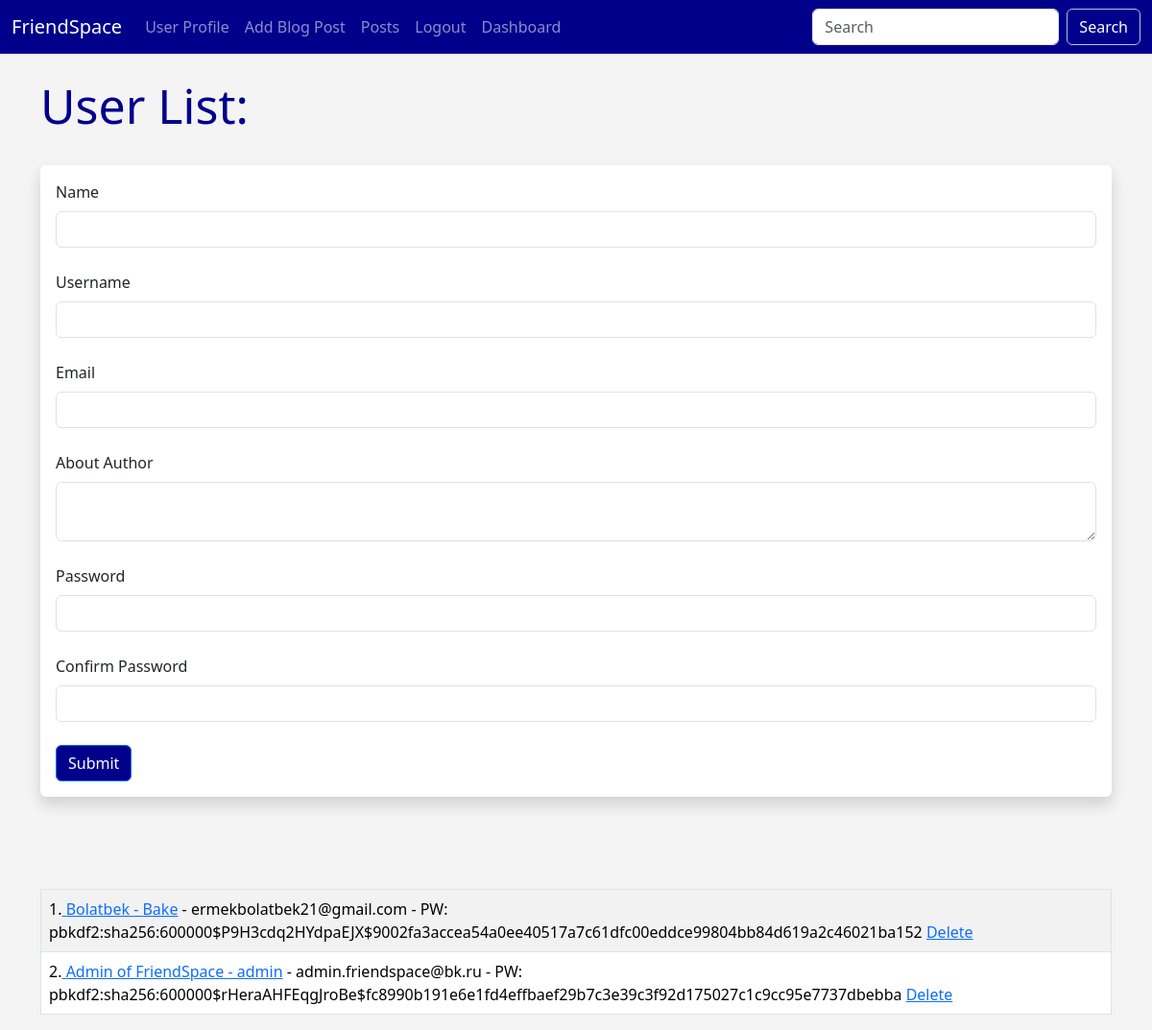
Page /user/add (signed in) on the committed database.
### flaskblog/database.py (models this page shows, shortened)
class Users(db.Model,UserMixin):
    id = db.Column(db.Integer,primary_key=True,unique=True)
    username = db.Column(db.String(200),nullable=False)
    name = db.Column(db.String(200),nullable=False)
    email = db.Column(db.String(120),nullable=False,unique=True)
    about_author = db.Column(db.Text(500),nullable=True)
    date_added = db.Column(db.DateTime,default=datetime.utcnow)
    profile_pic = db.Column(db.String(200),nullable=True )
    password_hash = db.Column(db.String(130),nullable=False)
    posts = db.relationship('Posts',backref='poster')
    @property
    def password(self):
        raise AttributeError('password is not a readable attribute!')

### flaskblog/main.py (the view, shortened to what this page needs)
@app.route('/user/add', methods=['GET', 'POST'])
def add_user():
    name = None
    form = UserForm()
    our_users = Users.query.order_by(Users.date_added)
    hashed_pw = None
    return render_template('add_user.html', form=form, name=name, our_users=our_users, password_hash=hashed_pw)

### flaskblog/webforms.py
class UserForm(FlaskForm):
    name = StringField("Name",validators=[DataRequired()])
    username = StringField("Username",validators=[DataRequired()])
    email = StringField("Email",validators=[DataRequired()])
    about_author = TextAreaField("About Author",validators=[DataRequired()])
    password_hash = PasswordField("Password",validators=[DataRequired()])
    password_hash2 = PasswordField("Confirm Password",validators=[DataRequired()])
    profile_pic = FileField("Profile Pic")
    submit = SubmitField('Submit')

class SearchForm(FlaskForm):
    searched = StringField("Searched",validators=[DataRequired()])
    submit = SubmitField("Submit")

### flaskblog/database.py (called while the page is built)
@login_manager.user_loader
def load_user(user_id):
    return Users.query.get(int(user_id))

### flaskblog/main.py (called while the page is built)
@app.context_processor
def base():
    form = SearchForm()
    return dict(form=form)

### flaskblog/templates/add_user.html (shortened to what this page needs)
{% extends 'base.html' %}
{% block content %}
    {% if name %}
        <h1>User Added!</h1>
        <br><br>
        <table class="table table-hover table-striped table-bordered">
            {% for our_user in our_users %}
                <tr>
                    <td>{{ our_user.id }}.<a href="{{ url_for('update',id=our_user.id) }}">
                        {{ our_user.name }} - {{ our_user.username }}</a>
                        {{ our_user.email }} -
                        PW: {{ our_user.password_hash }}
                        <a href="{{ url_for('delete',id=our_user.id) }}">Delete</a>
                    </td>
                </tr>
            {% endfor %}
        </table>
    {% else %}
        <h1>User List:</h1>
        <br>
        <div class="shadow p-3 mb-5 bg-body rounded">
            <form method="POST">
                {{ form.name.label(class="form-label") }}
                {{ form.name(class="form-control") }}
                <br>
                {{ form.username.label(class="form-label") }}
                {{ form.username(class="form-control") }}<br>
                {{ form.email.label(class="form-label") }}
                {{ form.email(class="form-control") }}<br>
                {{ form.about_author.label(class="form-label") }}
                {{ form.about_author(class="form-control") }}<br>
                {{ form.password_hash.label(class='form-label') }}
                {{ form.password_hash(class='form-control') }}<br>
                {{ form.password_hash2.label(class='form-label') }}
                {{ form.password_hash2(class='form-control') }}<br>
                {{ form.submit(class="btn btn-primary") }}   </form>
        </div>
        <br><br>
        <table class="table table-hover table-striped table-bordered">
            {% for our_user in our_users %}
                <tr>
                    <td>{{ our_user.id }}.<a href="{{ url_for('update',id=our_user.id) }}">
                        {{ our_user.name }} - {{ our_user.username }}</a> -
                        {{ our_user.email }} -
                        PW: {{ our_user.password_hash }}
                        <a href="{{ url_for('delete',id=our_user.id) }}">Delete</a>
                    </td>
                </tr>
            {% endfor %}
        </table>
    {% endif %}
{% endblock %}

### flaskblog/static/css/style.css (style rules this page uses)
h1 { color: darkblue; font-size: 50px; }
body { background: #F4F4F4; }
.btn { background-color: darkblue; color: #fff; }
.btn { transition: transform 0.2s ease-in-out; }

### rows in the picture
Users: id "1", name "Bolatbek", username "Bake", email "ermekbolatbek21@gmail.com", password_hash "pbkdf2:sha256:600000$P9H3cdq2HYdpaEJX$9002fa3accea54a0ee40517a7c61dfc00eddce99804bb84d619a2c46021ba152"
Users: id "2", name "Admin of FriendSpace", username "admin", email "admin.friendspace@bk.ru", password_hash "pbkdf2:sha256:600000$rHeraAHFEqgJroBe$fc8990b191e6e1fd4effbaef29b7c3e39c3f92d175027c1c9cc95e7737dbebba"
